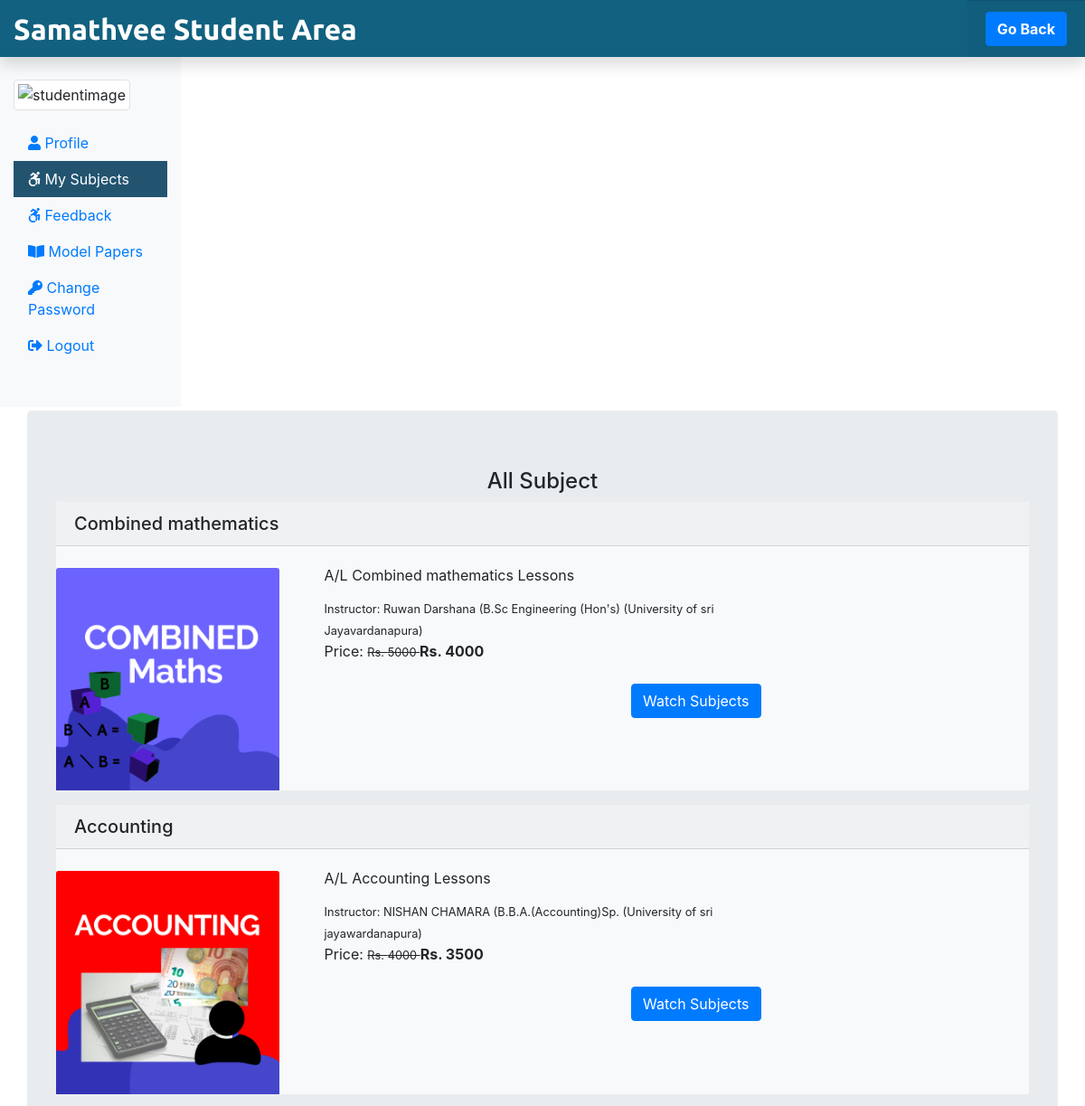
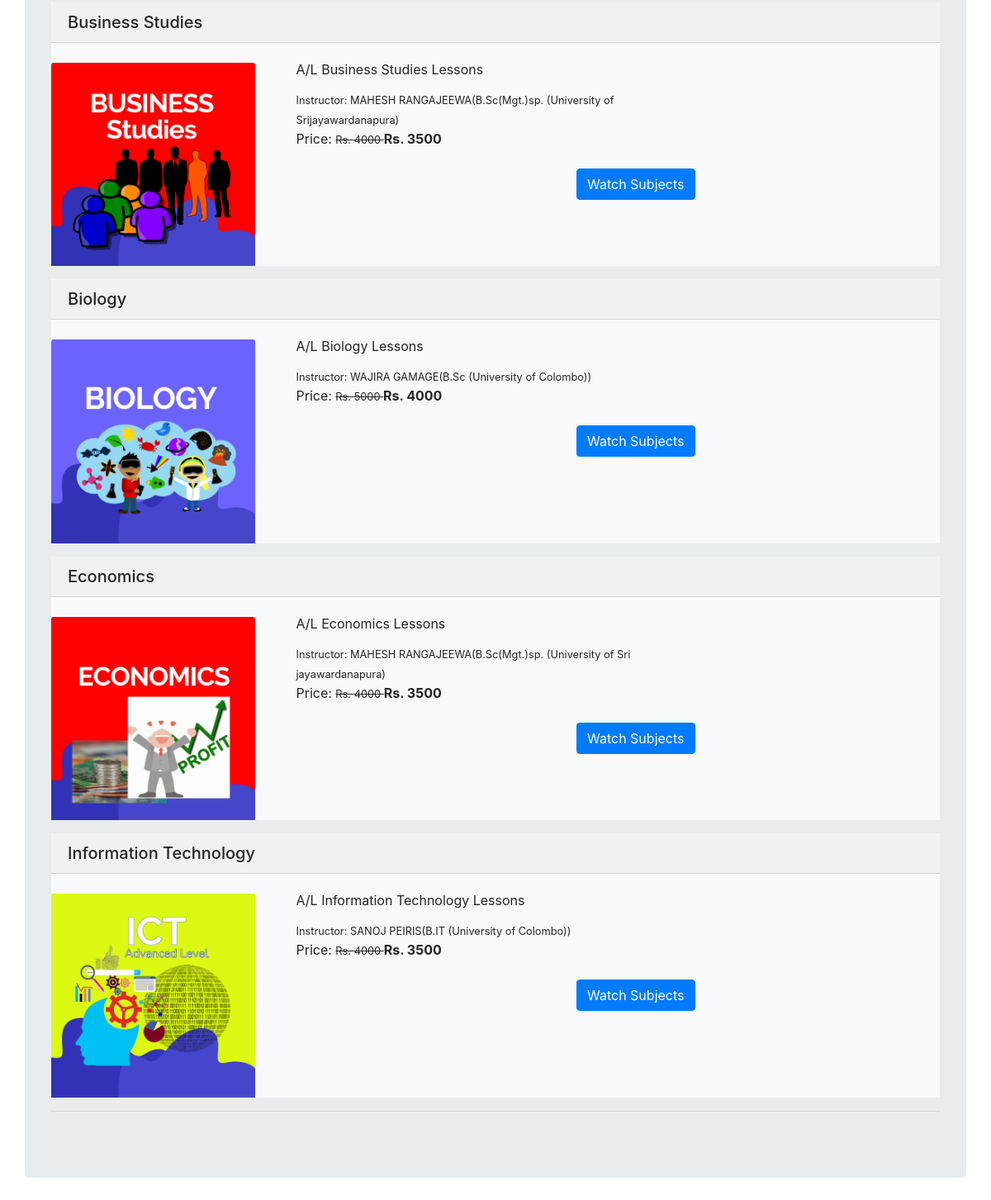
Screenshot of /Student/myCourse.php (signed in) with the database file from the repository (2 pictures, top to bottom).
### tables this page shows
CREATE TABLE IF NOT EXISTS `payment` (
  `payment_no` int(5) NOT NULL AUTO_INCREMENT,
  `payment_id` varchar(20) NOT NULL,
  `stu_id` int(5) DEFAULT NULL,
  `stu_email` varchar(50) NOT NULL,
  `course_id` int(2) NOT NULL,
  `status` varchar(10) NOT NULL,
  `amount` int(4) NOT NULL,
  `payment_date` date NOT NULL,
  PRIMARY KEY (`payment_no`),
  KEY `course_id` (`course_id`),
  KEY `stu_id` (`stu_id`)
);

CREATE TABLE IF NOT EXISTS `course` (
  `course_id` int(2) NOT NULL AUTO_INCREMENT,
  `course_name` varchar(30) NOT NULL,
  `course_desc` text NOT NULL,
  `course_lecturer` varchar(100) NOT NULL,
  `course_img` text NOT NULL,
  `course_price` int(4) NOT NULL,
  `course_original_price` int(4) NOT NULL,
  PRIMARY KEY (`course_id`)
);

### Student/myCourse.php (the view, shortened to what this page needs)
<?php
include('./stuInclude/header.php');
include_once('../dbConnection.php');
 if(isset($_SESSION['is_login'])){
  $stuLogEmail = $_SESSION['stuLogEmail'];
 } else {
  echo "<script> location.href='../index.php'; </script>";
 }
?>
 <div class="container mt-1 ml-10">
  <div class="row">
   <div class="jumbotron">
    <h4 class="text-center">All Subject</h4>
    <?php
   if(isset($stuLogEmail)){
    $sql = "SELECT co.payment_id, c.course_id, c.course_name, c.course_desc, c.course_img, c.course_lecturer, c.course_original_price, c.course_price FROM payment AS co JOIN course AS c ON c.course_id = co.course_id WHERE co.stu_email = '$stuLogEmail'";
    $result = $conn->query($sql);
    if($result->num_rows > 0) {
     while($row = $result->fetch_assoc()){ ?>
      <div class="bg-light mb-3">
        <h5 class="card-header"><?php echo $row['course_name']; ?></h5>
          <div class="row">
              <div class="col-sm-3">
                <img src="<?php echo $row['course_img']; ?>" class="card-img-top
                mt-4" alt="pic">
              </div>
              <div class="col-sm-6 mb-3">
                <div class="card-body">
                  <p class="card-title"><?php echo $row['course_desc']; ?></p>
                  <small class="card-text">Instructor: <?php echo $row['course_lecturer']; ?></small><br/>
                  <p class="card-text d-inline">Price: <small><del>Rs. <?php echo $row['course_original_price'] ?> </del></small> <span class="font-weight-bolder">Rs. <?php echo $row['course_price']?> <span></p>
                  <a href="watchcourse.php?course_id=<?php echo $row['course_id'] ?>" class="btn btn-primary mt-5 float-right">Watch Subjects</a>
                </div>
              </div>
          </div>
      </div>
    <?php
     }
    }
   }
    ?>
    <hr/>
   </div>
  </div>
 </div>
 </div>
 <?php
include('./stuInclude/footer.php');
?>

### rows the page displays
payment: course.course_name "Combined mathematics", course.course_img (picture), course.course_desc "A/L Combined mathematics Lessons", course.course_lecturer "Ruwan Darshana (B.Sc Engineering (Hon's) (University of sri Jayavardanapura)", course.course_original_price "5000", course.course_price "4000"
payment: course.course_name "Accounting", course.course_img (picture), course.course_desc "A/L Accounting Lessons", course.course_lecturer "NISHAN CHAMARA (B.B.A.(Accounting)Sp. (University of sri jayawardanapura)", course.course_original_price "4000", course.course_price "3500"
payment: course.course_name "Business Studies", course.course_img (picture), course.course_desc "A/L Business Studies Lessons", course.course_lecturer "MAHESH RANGAJEEWA(B.Sc(Mgt.)sp. (University of Srijayawardanapura)", course.course_original_price "4000", course.course_price "3500"
payment: course.course_name "Biology", course.course_img (picture), course.course_desc "A/L Biology Lessons", course.course_lecturer "WAJIRA GAMAGE(B.Sc (University of Colombo))", course.course_original_price "5000", course.course_price "4000"
payment: course.course_name "Economics", course.course_img (picture), course.course_desc "A/L Economics Lessons", course.course_lecturer "MAHESH RANGAJEEWA(B.Sc(Mgt.)sp. (University of Sri jayawardanapura)", course.course_original_price "4000", course.course_price "3500"
payment: course.course_name "Information Technology", course.course_img (picture), course.course_desc "A/L Information Technology Lessons", course.course_lecturer "SANOJ PEIRIS(B.IT (University of Colombo))", course.course_original_price "4000", course.course_price "3500"
